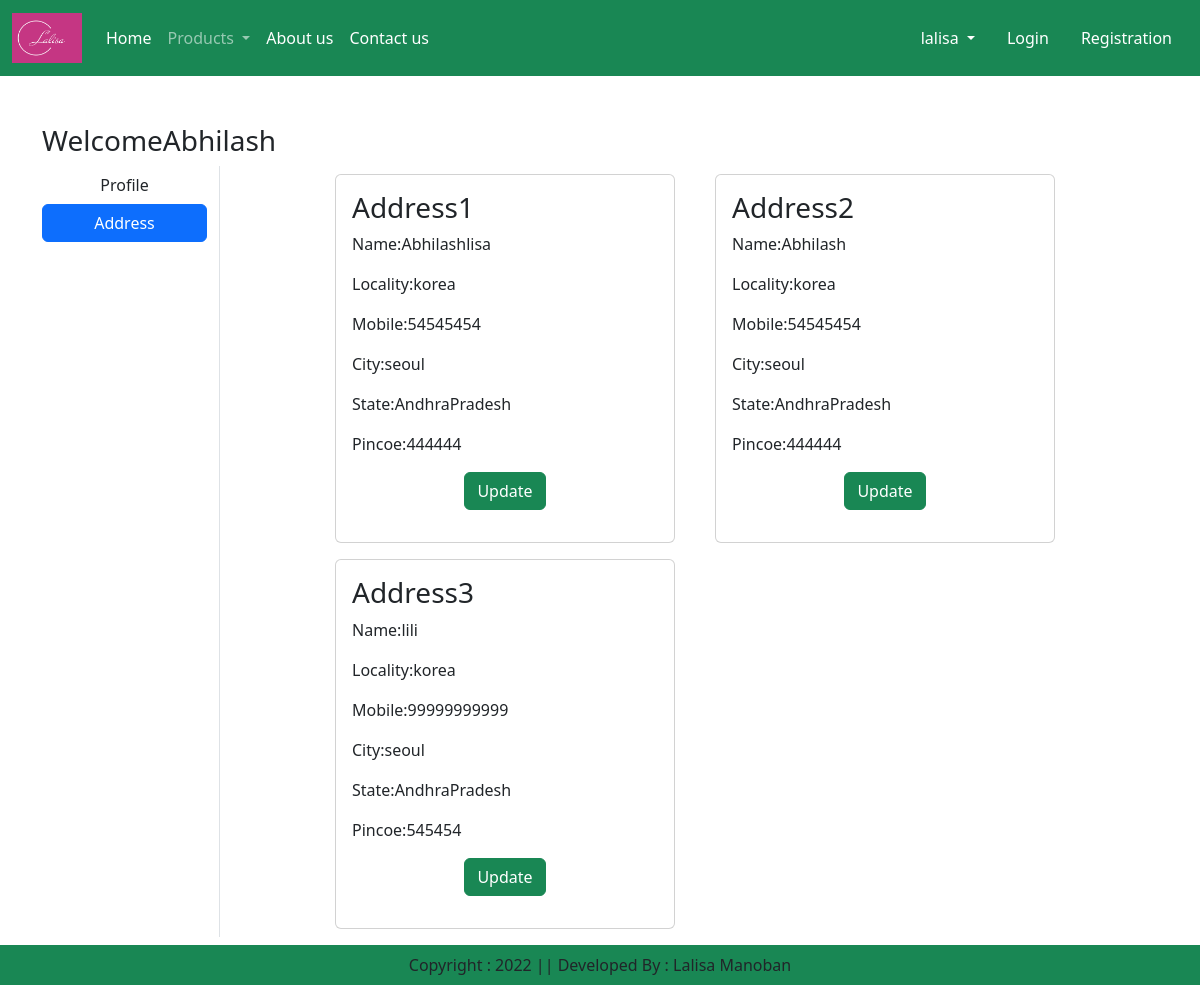
Screenshot of /address (signed in) with the database file from the repository.
### app/models.py (models this page shows, shortened)
class Customers(models.Model):
    user = models.ForeignKey(User,on_delete=models.CASCADE)
    name = models.CharField(max_length=200)
    locality = models.CharField(max_length=200)
    city = models.CharField(max_length=50)
    mobile = models.IntegerField(default=0)
    zipcode = models.IntegerField()
    state = models.CharField(choices=STATE_CHOICES,max_length=100)

### app/views.py (the view)
# urls.py: path('address',views.address, name='address'),
def address(request):
    add = Customers.objects.filter(user=request.user)
    return render(request,'address.html',locals())

### app/templates/address.html (shortened to what this page needs)
{% extends 'base.html' %}
{% load static %}
{% block main-content %}
<div class="container my-5">
    <div class="row">
        <h3>Welcome<span class="text-capitalize">{{request.user}}</span></h3>
        <div class="col-sm-2 border-end">
            <ul class="list-unstyled">
                <li class="d-grid"><a href="{% url 'profile' %}" class="btn">Profile</a></li>
                <li class="d-grid"><a href="{% url 'address' %}" class="btn btn-primary">Address</a></li>
            </ul>
        </div>
        <div class="col-sm-8 offset-sm-1">
            <div class="row">
                {% for ad in add %}
                <div class="col-sm-6">
                    <div class="card m-2">
                        <div class="card-body">
                            <h3>Address{{forloop.counter}}</h3>
                            <p>Name:{{ad.name}}</p>
                            <p>Locality:{{ad.locality}}</p>
                            <p>Mobile:{{ad.mobile}}</p>
                            <p>City:{{ad.city}}</p>
                            <p>State:{{ad.state}}</p>
                            <p>Pincoe:{{ad.zipcode}}</p>
                            <p class="text-center"><a href="{% url 'updateaddress' pk=ad.id  %}" type="button" class="btn btn-success" >Update</a></p>
                        </div>
                    </div>
                </div>
                {% endfor %}
            </div>
        </div>
        </div>
    </div>
{% endblock main-content %}

### rows the page displays
Customers: name "Abhilashlisa", locality "korea", mobile "54545454", city "seoul", state "AndhraPradesh", zipcode "444444"
Customers: name "Abhilash", locality "korea", mobile "54545454", city "seoul", state "AndhraPradesh", zipcode "444444"
Customers: name "lili", locality "korea", mobile "99999999999", city "seoul", state "AndhraPradesh", zipcode "545454"

### other values shown
{{ request.user }} "Abhilash"
